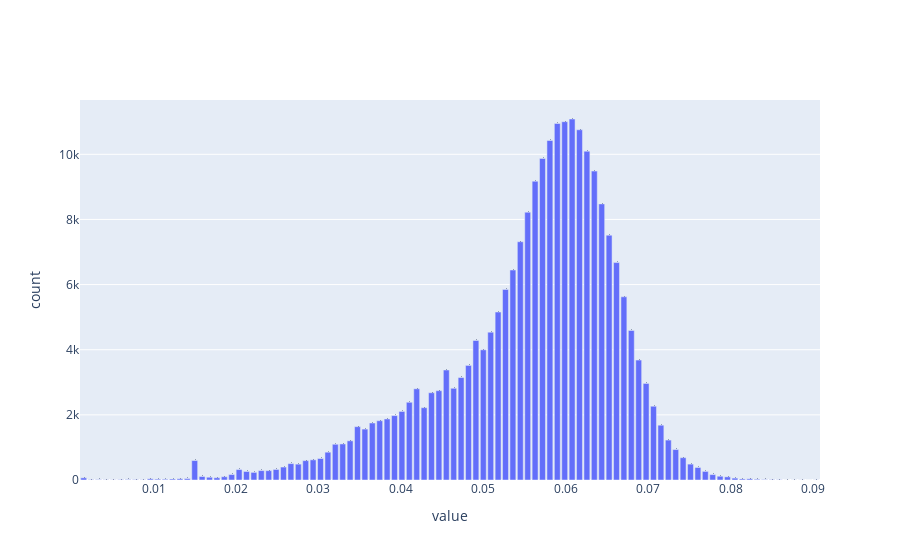

The cell this chart's notebook holds for it:
### Markdown cell above
### URLCharProb

### Code cell
df1[['URLCharProb']].hist(bins=100)
